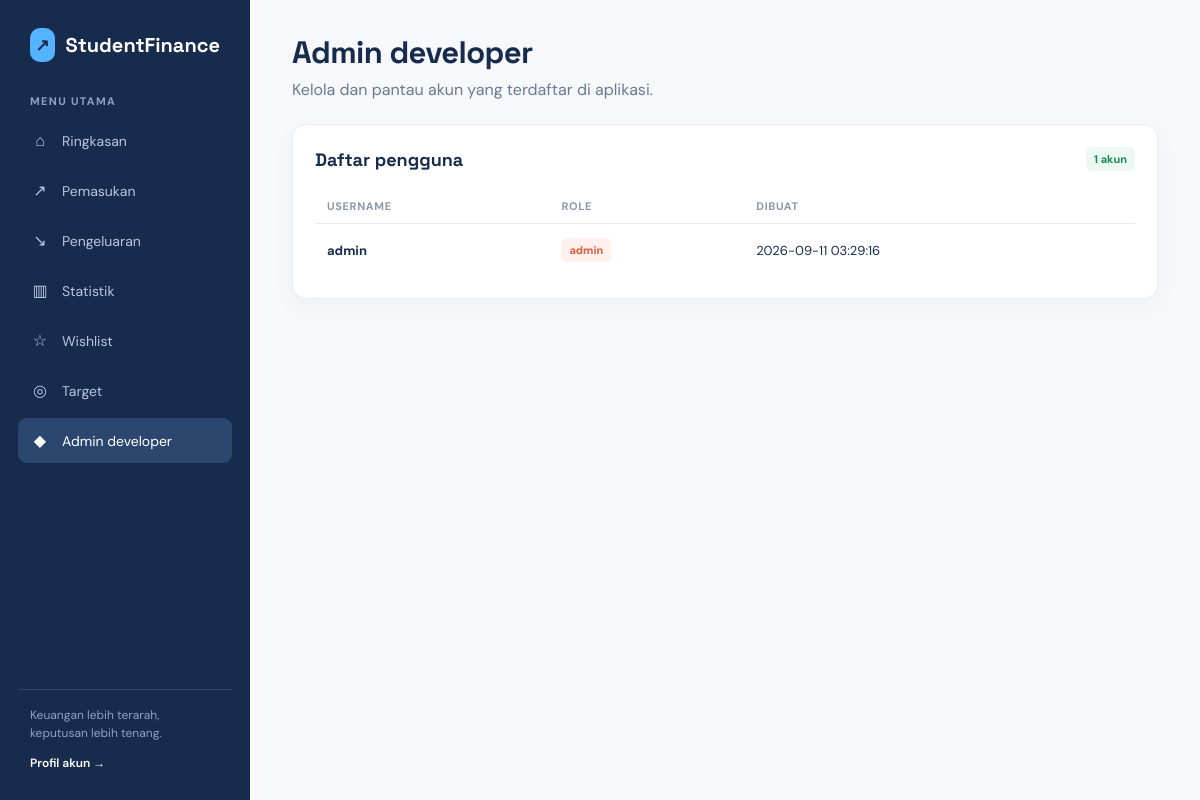
The app's page /admin/developer (signed in) with its own data.
### tables this page shows
CREATE TABLE users (
            id INTEGER PRIMARY KEY AUTOINCREMENT,
            username TEXT NOT NULL UNIQUE,
            password TEXT NOT NULL,
            role TEXT NOT NULL DEFAULT 'user',
            created_at TEXT NOT NULL
        , google_sub TEXT);

### app.py (the view)
@app.route("/admin/developer")
@login_required
@admin_required
def developer_admin():
    return render_template("developer.html", users=database.all_users())

### app.py (called while the page is built)
@app.context_processor
def inject_auth_config():
    return {"google_enabled": google_enabled}

def login_required(view):
    @wraps(view)
    def wrapped_view(*args, **kwargs):
        if not session.get("user_id"):
            return redirect(url_for("login"))
        return view(*args, **kwargs)
    return wrapped_view

def admin_required(view):
    @wraps(view)
    def wrapped_view(*args, **kwargs):
        if session.get("role") != "admin":
            flash("Halaman ini khusus admin developer.", "error")
            return redirect(url_for("dashboard"))
        return view(*args, **kwargs)
    return wrapped_view

### database.py (called while the page is built)
def connect():
    connection = sqlite3.connect(DATABASE)
    connection.row_factory = sqlite3.Row
    return connection

def all_users():
    connection = connect()
    users = connection.execute("SELECT id, username, role, created_at FROM users ORDER BY id DESC").fetchall()
    connection.close()
    return users

### templates/developer.html (shortened to what this page needs)
{% extends "base.html" %}
{% block content %}<header class="page-heading"><h1>Admin developer</h1><p>Kelola dan pantau akun yang terdaftar di aplikasi.</p></header><section class="panel"><div class="panel-heading"><h2>Daftar pengguna</h2><span class="badge">{{ users|length }} akun</span></div><div class="table-wrap"><table><thead><tr><th>Username</th><th>Role</th><th>Dibuat</th></tr></thead><tbody>{% for user in users %}<tr><td><strong>{{ user['username'] }}</strong></td><td><span class="badge {{ 'expense' if user['role'] == 'admin' else '' }}">{{ user['role'] }}</span></td><td>{{ user['created_at'] }}</td></tr>{% endfor %}</tbody></table></div></section>{% endblock %}

### static/style.css (style rules this page uses)
:root { --ink: #172b4d; --muted: #6b7a90; --line: #e7edf5; --paper: #f6f8fb; --blue: #2f80ed; --green: #188b5a; --red: #d95d39; }
* { box-sizing: border-box; }
body { margin: 0; background: var(--paper); color: var(--ink); font-family: 'DM Sans', sans-serif; }
.topbar h1, .page-heading h1 { margin: 0; font: 700 31px 'Space Grotesk', sans-serif; letter-spacing: -.02em; }
.topbar p, .page-heading p { margin: 7px 0 0; color: var(--muted); }
.page-heading { margin-bottom: 24px; }
.panel { padding: 22px; border: 1px solid var(--line); border-radius: 14px; background: #fff; box-shadow: 0 8px 24px rgba(23, 43, 77, .035); }
.panel-heading { display: flex; align-items: center; justify-content: space-between; gap: 15px; margin-bottom: 18px; }
.panel-heading h2 { margin: 0; font: 700 18px 'Space Grotesk', sans-serif; }
.table-wrap { overflow-x: auto; }
table { width: 100%; border-collapse: collapse; font-size: 13px; }
th { padding: 10px 12px; border-bottom: 1px solid var(--line); color: #8a98aa; font-size: 11px; font-weight: 700; letter-spacing: .06em; text-align: left; text-transform: uppercase; }
td { padding: 14px 12px; border-bottom: 1px solid var(--line); white-space: nowrap; }
tbody tr:last-child td { border-bottom: 0; }
.badge { display: inline-flex; padding: 5px 8px; border-radius: 6px; background: #edf8f2; color: var(--green); font-size: 11px; font-weight: 700; }
.badge.expense { background: #fff0ed; color: var(--red); }

### records on screen
users: username "admin", role "admin", created_at "2026-09-11 03:29:16"

### other values on screen
{{ users|length }} "1"
